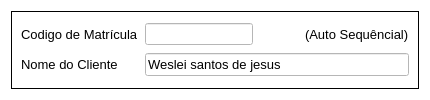
               <widget class="QFrame" name="frame_7">
                <property name="styleSheet">
                 <string notr="true">background-color: rgb(255, 255, 255);</string>
                </property>
                <property name="frameShape">
                 <enum>QFrame::NoFrame</enum>
                </property>
                <property name="frameShadow">
                 <enum>QFrame::Plain</enum>
                </property>
                <layout class="QGridLayout" name="gridLayout_34">
                 <item row="0" column="0">
                  <widget class="QFrame" name="frame_39">
                   <property name="frameShape">
                    <enum>QFrame::Box</enum>
                   </property>
                   <property name="frameShadow">
                    <enum>QFrame::Plain</enum>
                   </property>
                   <layout class="QGridLayout" name="gridLayout_35">
                    <item row="0" column="1">
                     <widget class="QLineEdit" name="codMatricula">
                      <property name="enabled">
                       <bool>false</bool>
                      </property>
                      <property name="toolTip">
                       <string>Auto Sequêncial</string>
                      </property>
                      <property name="styleSheet">
                       <string notr="true">background-color: rgb(255, 255, 255);</string>
                      </property>
                     </widget>
                    </item>
                    <item row="1" column="1" colspan="3">
                     <widget class="QLineEdit" name="nomeDoCliente">
                      <property name="font">
                       <font>
                        <family>Arial</family>
                        <pointsize>10</pointsize>
                       </font>
                      </property>
                      <property name="styleSheet">
                       <string notr="true">background-color: rgb(255, 255, 255);</string>
                      </property>
                      <property name="text">
                       <string>Weslei santos de jesus</string>
                      </property>
                     </widget>
                    </item>
                    <item row="0" column="3">
                     <widget class="QLabel" name="label_88">
                      <property name="font">
                       <font>
                        <family>Arial</family>
                        <pointsize>10</pointsize>
                       </font>
                      </property>
                      <property name="styleSheet">
                       <string notr="true">color: rgb(0, 0, 0);</string>
                      </property>
                      <property name="text">
                       <string>(Auto Sequêncial)</string>
                      </property>
                     </widget>
                    </item>
                    <item row="0" column="0">
                     <widget class="QLabel" name="label_5">
                      <property name="font">
                       <font>
                        <family>Arial</family>
                        <pointsize>10</pointsize>
                       </font>
                      </property>
                      <property name="text">
                       <string>Codigo de Matrícula</string>
                      </property>
                     </widget>
                    </item>
                    <item row="1" column="0">
                     <widget class="QLabel" name="label_16">
                      <property name="font">
                       <font>
                        <family>Arial</family>
                        <pointsize>10</pointsize>
                       </font>
                      </property>
                      <property name="text">
                       <string>Nome do Cliente</string>
                      </property>
                     </widget>
                    </item>
                    <item row="0" column="2">
                     <spacer name="horizontalSpacer_3">
                      <property name="orientation">
                       <enum>Qt::Horizontal</enum>
                      </property>
                      <property name="sizeHint" stdset="0">
                       <size>
                        <width>40</width>
                        <height>20</height>
                       </size>
                      </property>
                     </spacer>
                    </item>
                   </layout>
                  </widget>
                 </item>
                </layout>
               </widget>
